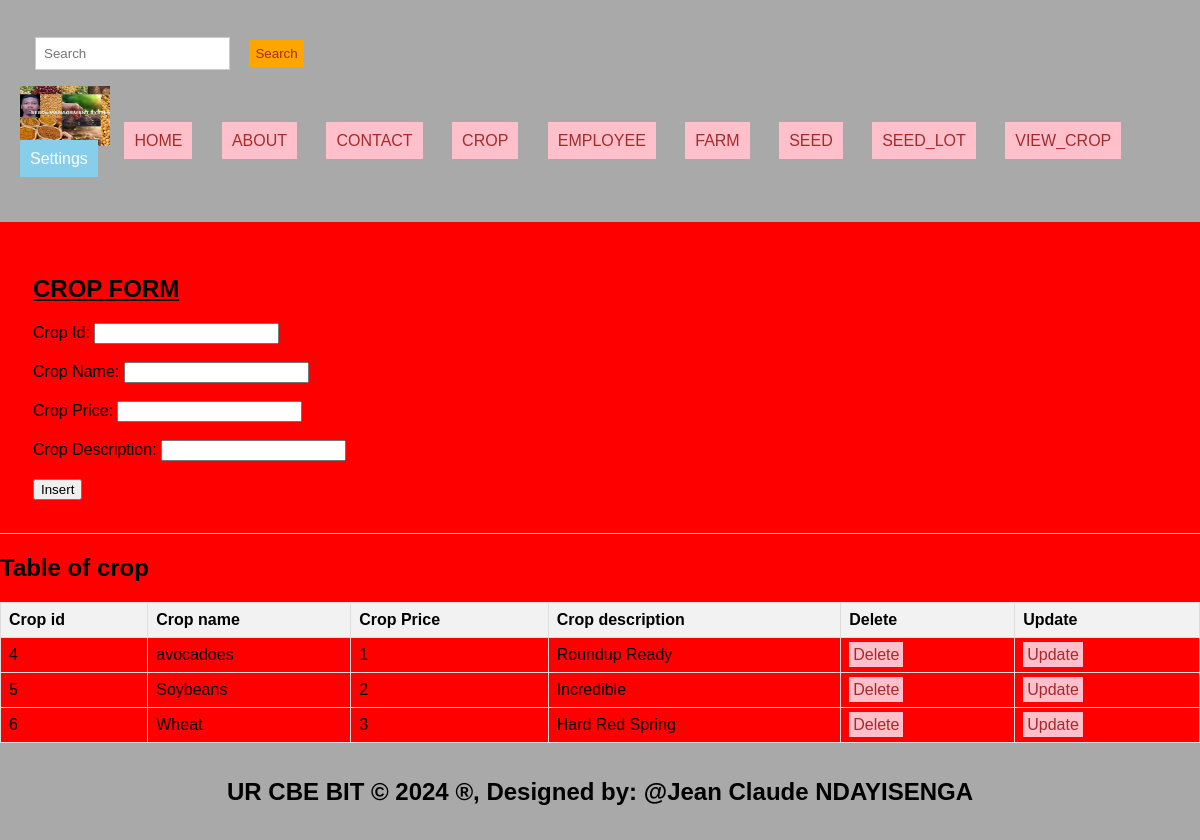
Page /CROP.php on the committed database.
### tables this page shows
CREATE TABLE `crop` (
  `crop_id` int(11) NOT NULL,
  `crop_name` varchar(255) NOT NULL,
  `crop_price` int(11) NOT NULL,
  `crop_description` varchar(255) NOT NULL
);

### CROP.php (the view, shortened to what this page needs)
<!DOCTYPE html>
<html>
<head>
</head>
<body>
</body>
</html><!DOCTYPE html>
<html lang="en">
<head>
  <link rel="stylesheet" type="text/css" href="style.css" title="style 1" media="screen, tv, projection, handheld, print"/>
</head>
<body style="background-color: blue;">
<header>
  <form class="d-flex" role="search" action="search.php">
    <input class="form-control me-2" type="search" placeholder="Search" aria-label="Search">
    <button class="btn btn-outline-success" type="submit">Search</button>
  </form>
  <ul style="list-style-type: none; padding: 0;">
    <li style="display: inline; margin-right: 10px;">
    <img src="./IMAGES/SEED.jpg" width="90" height="60" alt="Logo">
 </li>
    <li style="display: inline; margin-right: 10px;"><a href="./home.html">HOME</a>
  </li>
    <li style="display: inline; margin-right: 10px;"><a href="./about.html">ABOUT</a>
  </li>
    <li style="display: inline; margin-right: 10px;"><a href="./contact.html">CONTACT</a>
  </li>
    <li style="display: inline; margin-right: 10px;"><a href="./crop.html">CROP</a>
  </li>
    <li style="display: inline; margin-right: 10px;"><a href="./employee.html">EMPLOYEE</a>
  </li>
    <li style="display: inline; margin-right: 10px;"><a href="./farm.html">FARM</a>
  </li>
    <li style="display: inline; margin-right: 10px;"><a href="./seed.html">SEED</a>
  </li>
    <li style="display: inline; margin-right: 10px;"><a href="./seed_lot.html">SEED_LOT</a>
  </li>
    <li style="display: inline; margin-right: 10px;"><a href="./view_crop.html">VIEW_CROP</a>
  </li>
    <li class="dropdown" style="display: inline; margin-right: 10px;">
      <a href="#" style="padding: 10px; color: white; background-color: skyblue; text-decoration: none; margin-right: 15px;">Settings</a>
    </li><br><br>
  </ul>
</header>
<section>
  <h1><u>CROP FORM</u></h1>
  <form method="post" action="CROP.php">
    <label for="cid">Crop Id:</label>
    <input type="number" id="cid" name="cid"><br><br>
    <label for="cname">Crop Name:</label>
    <input type="text" id="cname" name="cname" required><br><br>
    <label for="cPrice">Crop Price:</label>
    <input type="text" id="cPrice" name="cprice" required><br><br>
    <label for="cdescription">Crop Description:</label>
    <input type="text" id="cdescription" name="cdescription" required><br><br>
    <input type="submit" name="add" value="Insert">
  </form>
</section>
<?php
$host = "localhost";
$user = "jeanclaude";
$pass = "222008545";
$database = "seed_management_system";
$connection = new mysqli($host, $user, $pass, $database);
$sql = "SELECT * FROM crop";
$result = $connection->query($sql);
?>
<!DOCTYPE html>
<html>
<head>
</head>
<body>
    <h2>Table of crop</h2>
    <table id="dataTable">
        <tr>
            <th>Crop id</th>
            <th>Crop name</th>
            <th>Crop Price</th>
            <th>Crop description</th>
            <th>Delete</th>
            <th>Update</th>
        </tr>
        <?php
        if ($result->num_rows > 0) {
            while ($row = $result->fetch_assoc()) {
                echo "<tr><td>" . $row["crop_id"] . "</td>
                          <td>" . $row["crop_name"] . "</td>
                          <td>" . $row["crop_price"] . "</td>
                          <td>" . $row["crop_description"] . "</td>
                         <td><a style='padding:4px' href='delete_crop.php?crop_id=" . $row["crop_id"] . "'>Delete</a></td>
              <td><a style='padding:4px' href='update_crop.php?crop_id=" . $row["crop_id"] . "'>Update</a></td>
                          </tr>";
            }
        } else {
            echo "<tr><td colspan='4'>No data found</td></tr>";
        }
        ?>
    </table>
</body>
</html>
<footer>
  <center>
    <b><h2>UR CBE BIT &copy; 2024 &reg;, Designed by: @Jean Claude NDAYISENGA</h2></b>
  </center>
</footer>
</body>
</html>

### style.css (style rules this page uses)
body { font-family: Arial, sans-serif; margin: 0; padding: 0; }
.form-control { padding: 8px; margin-left: 4px; border: 1px solid #ccc; }
.btn { padding: 6px; background-color: orange; color: brown; border: none; }
.dropdown { position: relative; display: inline; margin-right: 10px; }
body { font-family: Arial,sans-serif; margin:0; padding:0; }
header { background-color:darkgray; padding: 20px; }
.dropdown { position: right; display:right; direction:rtl; }
section { padding:28px; border-bottom: 1px solid #ddd; }
footer { text-align: center; padding: 15px; background-color:darkgray; }

### CROP.php (style rules this page uses)
a { padding: 10px; color: white; background-color: pink; text-decoration: none; margin-right: 15px; }
a:link { color: brown; }
button.btn { margin-left: 15px; margin-top: 4px; }
input.form-control { margin-left: 15px; padding: 8px; }
section { padding: 33px; border-bottom: 1px solid #ddd; }
footer { text-align: center; padding: 15px; background-color: darkgray; }
table { width: 100%; border-collapse: collapse; }
th, td { border: 1px solid #ddd; padding: 8px; text-align: left; }
th { background-color: #f2f2f2; }

### rows in the picture
crop: crop_id "4", crop_name "avocadoes", crop_price "1", crop_description "Roundup Ready"
crop: crop_id "5", crop_name "Soybeans", crop_price "2", crop_description "Incredible"
crop: crop_id "6", crop_name "Wheat", crop_price "3", crop_description "Hard Red Spring"
